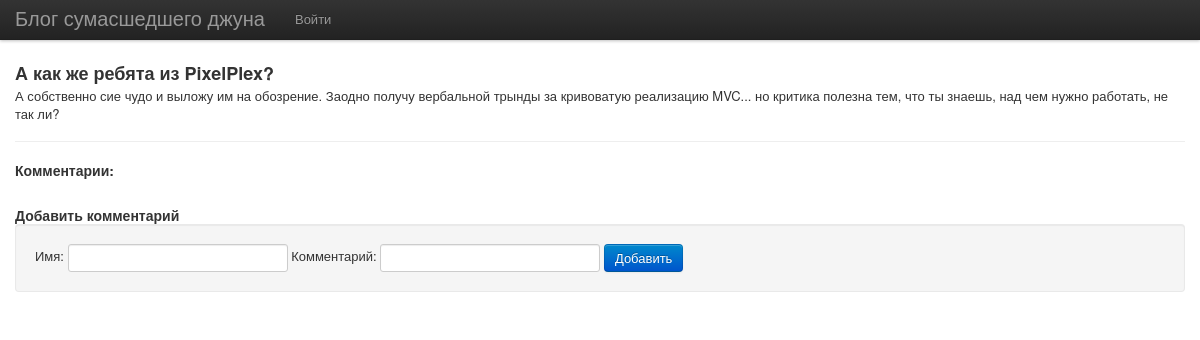
Page /?post/7 on the committed database.
### tables this page shows
CREATE TABLE `post` (
  `id` int(11) NOT NULL,
  `author` varchar(50) NOT NULL,
  `ctime` int(11) NOT NULL,
  `title` varchar(80) NOT NULL,
  `post` text NOT NULL
);

### app/ctrlIndex.php (called while the page is built, shortened)
<?php
class ctrlIndex extends ctrl {
    function post($id) {
        $this->post = $this->db->query("SELECT * FROM post WHERE id = ?",$id)->assoc();
        $this->out('post.php');
    }
}

### index.php (called while the page is built, shortened)
<?php
include "lib/db.php";
new app(substr($_SERVER['REQUEST_URI'],2));

### lib/db.php (called while the page is built, shortened)
<?php
class db {
	static $mysqli;
	public function __construct() {
		$this->mysqli = mysqli_connect("blogOfCrazyJunior", "root", "", "blogofcrazyjunior_db");
	}
	public function query($sql) {
		$args = func_get_args();
		$sql = array_shift($args);
		$link = $this->mysqli;
		$args = array_map(function ($param) use ($link) {
			return "'".$link->escape_string($param)."'";
		},$args);
		$sql = str_replace(array('%','?'), array('%%','%s'), $sql);
		array_unshift($args, $sql);
		$sql = call_user_func_array('sprintf', $args);
		$this->last = mysqli_query($this->mysqli, $sql);
		return $this;
	}
}

### tpl/post.php (the view, shortened to what this page needs)
<h3><?=$this->post['title']?></h3>
<div>
    <?=$this->post['post'];?>
</div>
<hr>
<div class="comments">
    <h4>Комментарии:</h4>
</div>
<p>&nbsp;</p>
<h4>Добавить комментарий</h4>
<form action="/?addComment/<?=$this->post['id']?>" method="post" class="form-inline well">
    <label>Имя: </label> <input type="text" name="a-name" value="<?=$_COOKIE['name']?>">
    <label>Комментарий: </label> <input type="text" name="comment">
    <button type="submit" class="btn btn-primary">Добавить</button>
</form>

### tpl/main.php (style rules this page uses)
body { padding-top: 60px; }

### rows in the picture
post: title "А как же ребята из PixelPlex?", post "А собственно сие чудо и выложу им на обозрение. Заодно получу вербальной трынды за кривоватую реализацию MVC... но критика полезна тем, что ты знаешь, над чем нужно работать, не так ли?"
